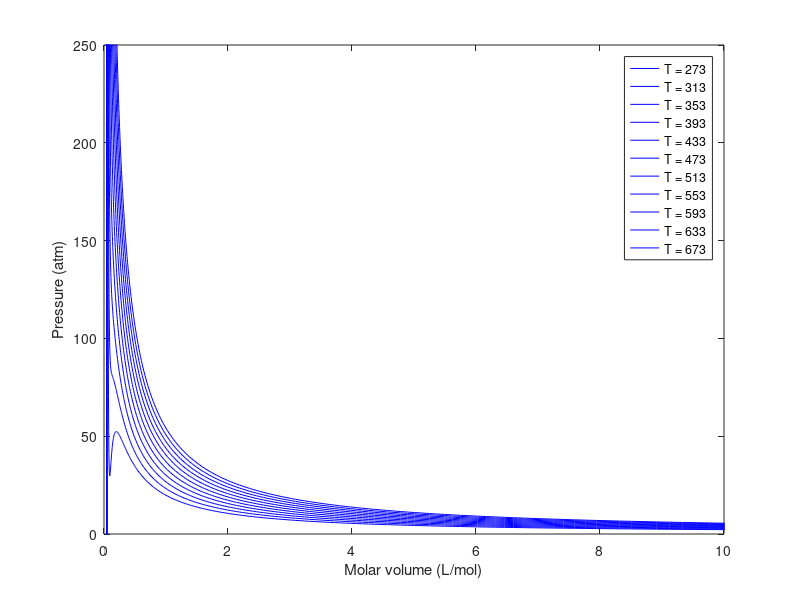
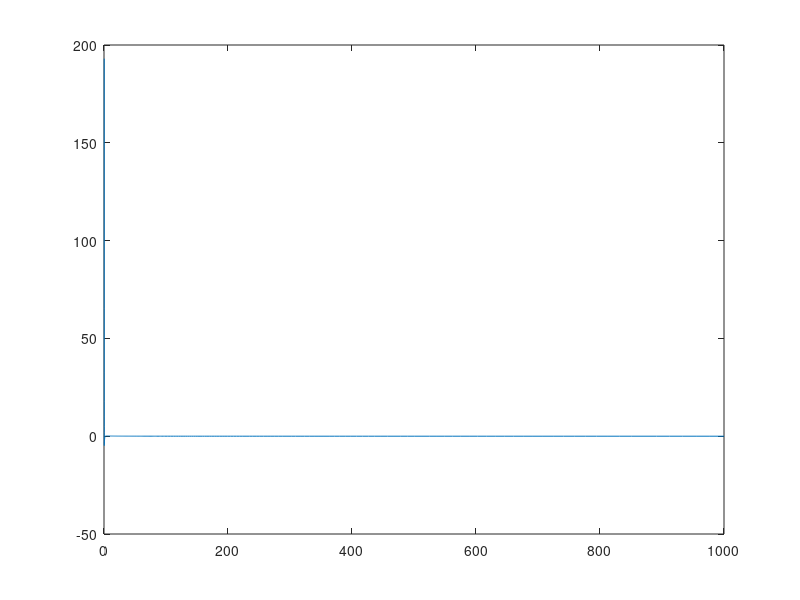

The MATLAB script that drew these images, in order: (Note: this script raises an error after producing the figures.)
%% Find 'tie lines' for liquid-gas phase transitions van der Waals equation of state
% an example using anonymous function handles
%
% Note there are some things in here that could be done more efficiently in
% other ways: for example, I use for loops in some places where I could use
% element-wise notation to calculate things for a series of volumes, etc.
% I am a chemist, not a programmer! It's OK to have inefficient code if it
% lets you get what you want, faster. I'm rather proud of how I detect
% the range of volumes corresponding to the phase transition though. -ABG

clear

% define some fundamental constants

J_per_eV=1.602e-19;
J_per_Latm=8.31447/8.20574e-2;

% R=8.31447; % J / mol-K
% R=8.31447e-2; % L-bar / mol-K
R=8.20574e-2; % L-atm / mol-K
% R=6.23637e1; % L-Torr / molk-K
% R=8.20574e-5; % m^3-atm / mol-K

%% van der Waals parameters
% uncomment the gas you wish to plot

% CO2
a = 3.610; % (atm-L^2)/mol^2
b = 4.29e-2; % L/mol

% C2H2
% a = 4.55; % (atm-L^2)/mol^2
% b = 5.82e-2; % L/mol

% N2
% a = 1.352; % (atm-L^2)/mol^2
% b = 3.87e-2; % L/mol

% H2O
% a=5.464; % (atm-L^2)/mol^2
% b=3.05e-2; % L/mol

% ideal
% a = 0;
% b = 0;

%% Figure 1 -- plot pressure vs molar volume for a series of temps
Temps=[0:40:400]+273;
% Temps=120;
Vols=10.^[-3:0.01:2]; % actually molar volumes
isotherm=zeros(length(Vols),length(Temps));
legendstr=cell(length(Temps),1);
for(j=1:length(Temps))
    T=Temps(j);
    % build pressure as function of Vm using a, b, and T as parameters
    p_vdW=@(Vm) R*T/(Vm - b) - a/Vm^2;
    for(k=1:length(Vols))
        isotherm(k,j)=p_vdW(Vols(k));
    end
    legendstr{j}=['T = ' num2str(T)];
end
figure(1);clf
% set(gcf,'colororder',[0 0 0]);
plot(Vols,isotherm,'b');
xlim([0 10])
ylim([0 250])
ylabel('Pressure (atm)')
xlabel('Molar volume (L/mol)')
% set(gca,'yscale','log')
% set(gca,'xscale','log')
legend(legendstr);
hold on;

% ideal gas, for comparison
% a=0;
% b=0;
% p_vdW=@(Vm) R*T/(Vm - b) - a/Vm^2;
% isotherm=zeros(length(Vols),length(Temps));
% for(j=1:length(Temps))
%     T=Temps(j);
%     p_vdW=@(Vm) R*T/(Vm - b) - a/Vm^2;
%     for(k=1:length(Vols))
%         isotherm(k,j)=p_vdW(Vols(k));
%     end
% end
% plot(Vols,isotherm,'k-.'); % plot as dashed lines
% hold off

%% Figure 2: tie lines, Maxwell construction, for corresponding states 
% The vdW equation of state predicts a region of negative compressibilty
% (pressure decreases with lower volume) that is un-physical, when the
% temperature is below the critical temperature of the fluid. What really
% happens is you have a region of constant pressure as volume is decreased,
% in which the system contains both high-density liquid and low-density gas
% at equilibrium. We want to know, for a particular temperature, what the
% pressure will be when this happens. Maxwell suggested that it should be
% the pressure such that, if you integrate -p dV over the phase transition
% region (i.e. calculate the work to compress), you get the same value
% whether following the "tie line" or the predicted isotherm. In other
% words, we need the difference between the "tie line" and the predicted
% vdW isotherm to integrate to zero. We will use Matlab to find the
% pressure that makes that true, for each of the temperatures we are given.
%
% It is easier to do this calculation for "corresponding states": using the
% vdW equation of state expressed in terms of a scaled relative temperature
% T_r=T/Tc, relative pressure p_r=p/pc, and relative molar volume V_mr=V_m/V_mc

% Then, we can scale the results back for our specific gas of interest.
figure(2);clf
clear isotherm_r
T_rs=[ 0.4529 0.6:0.1:1.1]; % series of relative temperatures
Vols_r=10.^[-0.47:0.01:3.0]; % logarithmic series of relative molar volumes
isotherm_rs=zeros(length(Vols_r),length(T_rs));
isotherm_rs_corrected=isotherm_rs;
p_ties=zeros(1,length(T_rs));
Vm_ties=zeros(2,length(T_rs));

for(j=1:length(T_rs))
    T_r=T_rs(j);
    legendstr_maxwell_r{j}=['Tr = ' num2str(T_r)];
    % anonymous function for relative pressure 
    p_r=@(Vm_r) 8*T_r/(3*Vm_r - 1) - 3/Vm_r^2;
    % now use it to build up 
    for(k=1:length(Vols_r))
        isotherm_r(k)=p_r(Vols_r(k));
    end
    % isotherm_r is now a matrix of relative pressures for each relative
    % volume and temperature point
    plot(Vols_r,isotherm_r)
    % initialize a similar matrix that will contain corrected values once
    % tie line positions are determined.
    isotherm_corrected=isotherm_r;

    % locate region of positive slope
    if( find( diff(isotherm_r) > 0 ) )
        % if it exists, find the pressure at the low extreme
        p_lo=p_r(Vols_r(find(diff(isotherm_r) > 0,1)));
        % find the pressure at the high extreme
        p_hi=p_r(Vols_r(find(diff(isotherm_r) > 0,1,'last')));
        if(p_lo<0)
            p_lo=0;
        end
        
        % make pressure at high-volume end go to zero
        isotherm_r(end)=0;
        % generate an anonymous function handle that will calculate the
        % difference in work betweent the tie line, and vdW, for any
        % pressure selected as the phase transition pressure. Then we just
        % have to figure out the best pressure so this function handle
        % returns zero.
        work_error_f=@(p) local_simpson(Vols_r(find(diff(isotherm_r-p>0)<0,1):find(diff(isotherm_r-p>0)<0,1,'last')), ...
            -(isotherm_r(find(diff(isotherm_r-p>0)<0,1):find(diff(isotherm_r-p>0)<0,1,'last'))-p) );
        % fzero is a Matlab built-in function that will find the value of x
        % where any function crosses zero. You give it a function handle
        % (or define one via anonymous function handle as shown) and a
        % starting value to search near (as shown) or range to search between.
        p_tie=fzero(@(p) work_error_f(p),p_lo+(p_hi-p_lo)*0.5);
        % sanity check: make sure tie pressure is > 0
        if(p_tie<0)
            p_tie=0;
        end
        % using some logic to detect the volumes at the end of the tie
        % line: as the volume increases from zero, the low-volume end of
        % the tie line is the first place where the vdW pressure goes from
        % being above p_tie pressure to below it (difference goes from
        % positive to negative). The high-volume end is the second place
        % that happens.
        Vm_tie=find(diff(isotherm_r-p_tie>0)<0);
        % set all pressures in the phase transition region to the constant
        % tie line pressure (vapor pressure at this temperature)
        isotherm_corrected(Vm_tie(1):Vm_tie(2))=p_tie;
%         disp(p_tie)
        p_ties(j)=p_tie;
        Vm_ties(:,j)=Vm_tie;
    end
    isotherm_rs(:,j)=isotherm_r;
    isotherm_rs_corrected(:,j)=isotherm_corrected;
    
end

plot(Vols_r,isotherm_rs_corrected,'r',Vols_r,isotherm_rs,'r:')
ylim([0 1.5])
xlim([0 10])
legend(legendstr_maxwell_r)
xlabel('Relative molar volume V_{mr} = V_m/V_{m,c}')
ylabel('Relative pressure p_r = p/p_c')

%% Figure 3: plot with tie-lines on real scale for the selected gas
% calculate critical values based on vdW parameters
Tc=8*a/(27*b*R);
pc=a/(27*b^2);
Vc=3*b;
figure(3); clf
plot(Vols_r*Vc,isotherm_rs_corrected*pc,'k',Vols_r*Vc,isotherm_rs*pc,'k:')
ylim([0 1.5]*pc)
xlim([0 10]*Vc)
Temps=T_rs*Tc;
for(j=1:length(T_rs))
    legendstr_maxwell{j}=['T = ' num2str(Temps(j),'%.0f') ' K'];
end
legend(legendstr_maxwell)
ylabel('p/atm')
xlabel('V_m / (L/mol)')

%% local function definition(s)
function a=local_simpson(x,y)
% Simpsons rule integration of y with respect to x
%
% Simpson's rule is the area under a linearly interpolated curve and is a
% good approach for integration of discrete data.
% A=SIMPSON(X,Y)
% Returns Simpson's rule integral of Y(X)dX
% See also qyplot

x=reshape(x,length(x),1);
y=reshape(y,length(y),1);

x=diff(x);
y=(y(1:end-1)+y(2:end))/2;
a=sum(x.*y);
end